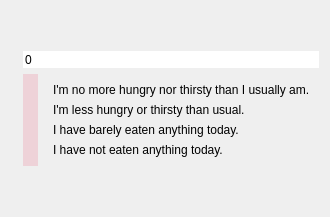
          <widget class="QWidget" name="pageOne">
           <layout class="QGridLayout" name="gridLayout_24">
            <item row="1" column="0">
             <widget class="QFrame" name="frame">
              <layout class="QGridLayout" name="gridLayout_45">
               <property name="leftMargin">
                <number>12</number>
               </property>
               <property name="topMargin">
                <number>0</number>
               </property>
               <property name="rightMargin">
                <number>0</number>
               </property>
               <property name="bottomMargin">
                <number>0</number>
               </property>
               <item row="1" column="0">
                <widget class="QSlider" name="b_slider_19">
                 <property name="styleSheet">
                  <string notr="true">

/* ///////////////////////////////////////////////////////////////
QSlider Colors
/////////////////////////////////////////////////////////////// */

QSlider::handle:vertical {background:rgb(236,47,87);}
QSlider::handle:vertical:hover {background:rgb(255,87,127);}
QSlider::handle:vertical:pressed {background:rgb(186,0,37);}
QSlider::groove:vertical:hover {background:rgba(236,47,87,0.25);}
QSlider::groove:vertical {background:rgba(236,47,87,0.15);}

        </string>
                 </property>
                 <property name="maximum">
                  <number>3</number>
                 </property>
                 <property name="orientation">
                  <enum>Qt::Vertical</enum>
                 </property>
                 <property name="invertedAppearance">
                  <bool>true</bool>
                 </property>
                </widget>
               </item>
               <item row="1" column="1">
                <widget class="QFrame" name="frame_9">
                 <layout class="QVBoxLayout" name="verticalLayout_18">
                  <item>
                   <widget class="QLabel" name="label_70">
                    <property name="text">
                     <string>I'm no more hungry nor thirsty than I usually am.</string>
                    </property>
                   </widget>
                  </item>
                  <item>
                   <widget class="QLabel" name="label_71">
                    <property name="text">
                     <string>I'm less hungry or thirsty than usual.</string>
                    </property>
                   </widget>
                  </item>
                  <item>
                   <widget class="QLabel" name="label_72">
                    <property name="text">
                     <string>I have barely eaten anything today.</string>
                    </property>
                   </widget>
                  </item>
                  <item>
                   <widget class="QLabel" name="label_73">
                    <property name="text">
                     <string>I have not eaten anything today.</string>
                    </property>
                   </widget>
                  </item>
                 </layout>
                </widget>
               </item>
               <item row="0" column="0" colspan="2">
                <widget class="QSpinBox" name="b_box_19">
                 <property name="frame">
                  <bool>false</bool>
                 </property>
                 <property name="buttonSymbols">
                  <enum>QAbstractSpinBox::NoButtons</enum>
                 </property>
                </widget>
               </item>
              </layout>
             </widget>
            </item>
            <item row="2" column="0">
             <spacer name="verticalSpacer_39">
              <property name="orientation">
               <enum>Qt::Vertical</enum>
              </property>
              <property name="sizeHint" stdset="0">
               <size>
                <width>20</width>
                <height>40</height>
               </size>
              </property>
             </spacer>
            </item>
            <item row="0" column="0">
             <spacer name="verticalSpacer_40">
              <property name="orientation">
               <enum>Qt::Vertical</enum>
              </property>
              <property name="sizeHint" stdset="0">
               <size>
                <width>20</width>
                <height>40</height>
               </size>
              </property>
             </spacer>
            </item>
           </layout>
          </widget>
